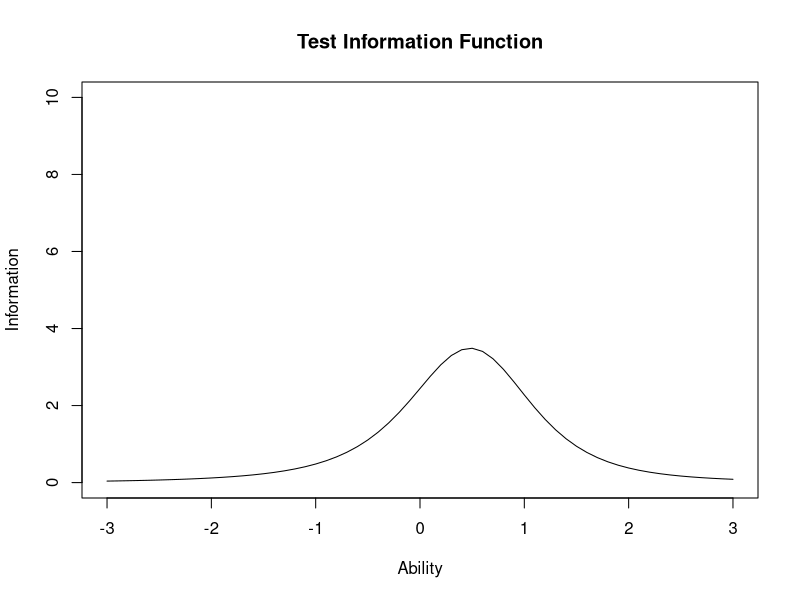

This figure's R source:
## ---- chunk 1
knitr::opts_chunk$set(collapse = T, warning = FALSE, message = FALSE, tidy = T,comment='~#',prompt=TRUE)
## ---- chunk 2
tif <- function(b, a, c) {
J <- length(b)
if (missing(c)) c <- rep(0, J)
if (missing(a)) a <- rep(1, J)
theta <- seq(-3, 3, 0.1)
ii <- matrix(rep(0, length(theta)*J), nrow=length(theta))
i <- rep(0, length(theta))
for (j in 1:J) {
Pstar <- 1 / (1 + exp(-a[j] * (theta - b[j])))
P <- c[j] + (1 - c[j]) * Pstar
ii[,j] <- a[j]**2 * P * (1.0 - P) * (Pstar / P)**2
i <- i + ii[,j]
}
plot(theta, i, xlim=c(-3,3), ylim=c(0,10), type="l",
xlab="Ability", ylab="Information",
main="Test Information Function")
}
## ---- chunk 3
tif(a=c(1,2,3),b=c(0.3,0.4,0.5))
## ---- chunk 4
rm(list = ls())
s <- c(13, 8, 8, 5, 10, 7, 7, 6, 7, 3)
 f <- c(1, 2, 2, 4, 1, 1, 0, 0, 4)
 convb <- 0.01; convt <- 0.01; convabd <- 0.01
 J <- length(s); G <- length(f); K <- 25; T <- 10
 b <- log((sum(f) - s) / s)
 b <- b - mean(b)
 oldb <- b
 theta <-seq(1, G, 1)
 for (g in 1:G) { theta[g] <- log(g / (J - g)) }
 for (k in 1:K) {
cat("cycle k=", k, "\n")
for (j in 1:J) {
for (t in 1:T) {
sumfp <- 0
sumfpq <- 0
for (g in 1:G) {
  p <- 1 / (1 + exp(-(theta[g] - b[j])))
sumfp <- sumfp + f[g] * p
sumfpq <- sumfpq + f[g] * p * (1 - p)
}
deltab <- (s[j] - sumfp) / sumfpq
b[j] <- b[j] - deltab
if (abs(deltab) < convb) { break }
}
}
   
b <- b - mean(b)
for (g in 1:G) {
for (t in 1:T) {
sump <- 0
sumpq <- 0
for (j in 1:J) {
p <- 1 / (1 + exp(-(theta[g] - b[j])))
sump <- sump + p
sumpq <- sumpq - p * (1 - p)
}
deltat <- (g - sump) / sumpq
theta[g] <- theta[g] - deltat
if (abs(deltat) < convt) { break }
}
}
abd <- abs(b - oldb)
if (sum(abd) < convabd) { break }
else { oldb <- b }
 }
 b <- b * ((J - 1) / J)
for (j in 1:J) {
cat("b(", j, ")=", b[j], "\n")
}
for (g in 1:G) {
for (t in 1:T) {
sump <- 0
sumpq <- 0
for (j in 1:J) {
p <- 1 / (1 + exp(-(theta[g] - b[j])))
sump <- sump + p
sumpq <- sumpq - p * (1 - p)
}
deltat <- (g - sump) / sumpq
theta[g] <- theta[g] - deltat
if (abs(deltat) < convt) { break }
}
}
 theta <- theta * ((J - 2) / (J - 1))
for (g in 1:G) {
cat("theta(", g, ")=", theta[g], "\n")
}

